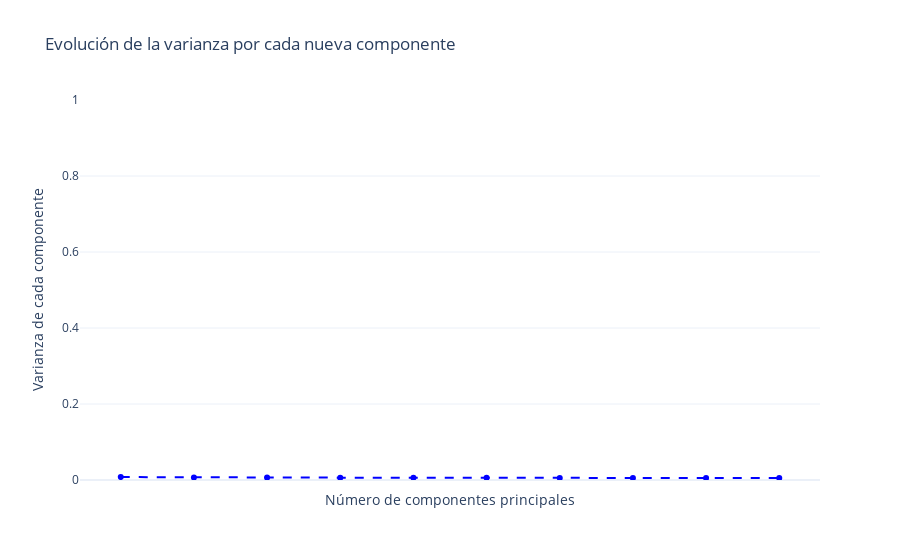

Here is the notebook cell this chart was saved with:
### Markdown cell above
# Explicación de la varianza a medida que se agregan componentes en PCA

### Code cell
import numpy as np

pca = PCA(n_components=10)
pca.fit(X_train_tf)

explained_variance = pca.explained_variance_ratio_

fig = go.Figure()

fig.add_trace(go.Scatter(
    x=list(range(1, 11)),
    y=explained_variance,
    mode='lines+markers',
    name='Varianza',
    line=dict(dash='dash'),
    marker=dict(color='blue')
))

fig.update_layout(
    title='Evolución de la varianza por cada nueva componente',
    xaxis_title='Número de componentes principales',
    yaxis_title='Varianza de cada componente',
    xaxis=dict(tickmode='linear', tick0=0, dtick=20),
    yaxis=dict(range=[0, 1]),
    template='plotly_white'
)

fig.show()

### Figure 1 — Plotly figure (JSON) as saved in the notebook; plotly's stock layout.template omitted (floating-point values rounded to 4 significant figures)
{"data": [{"line": {"dash": "dash"}, "marker": {"color": "blue"}, "mode": "lines+markers", "name": "Varianza", "type": "scatter", "x": [1, 2, 3, 4, 5, 6, 7, 8, 9, 10], "y": [0.00771, 0.00654, 0.006267, 0.006206, 0.006035, 0.005839, 0.005582, 0.005508, 0.005433, 0.005111]}], "layout": {"title": {"text": "Evolución de la varianza por cada nueva componente"}, "xaxis": {"dtick": 20, "tick0": 0, "tickmode": "linear", "title": {"text": "Número de componentes principales"}}, "yaxis": {"range": [0, 1], "title": {"text": "Varianza de cada componente"}}}}
